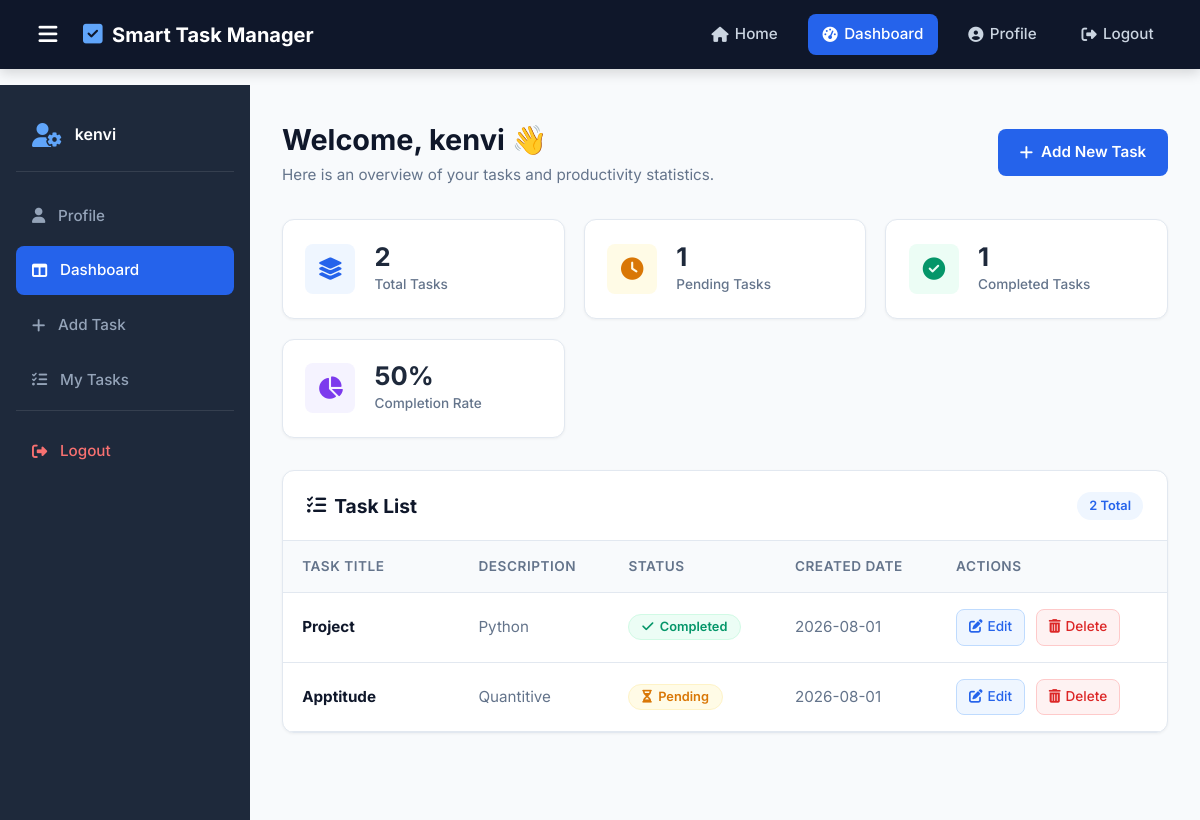
The app's page /dashboard (signed in) with its own data.
### models/user.py (models this page shows)
class User(db.Model):
    id = db.Column(db.Integer, primary_key=True)
    name = db.Column(db.String(100), nullable=False)
    email = db.Column(db.String(100), unique=True, nullable=False)
    password = db.Column(db.String(255), nullable=False)

### models/task.py (models this page shows)
class Task(db.Model):
    id = db.Column(db.Integer, primary_key=True)
    title = db.Column(db.String(200), nullable=False)
    description = db.Column(db.Text)
    status = db.Column(db.String(20), default="Pending")
    created_at = db.Column(db.DateTime, default=datetime.utcnow)
    user_id = db.Column(
        db.Integer,
        db.ForeignKey("user.id"),
        nullable=False
    )

### app.py (the view)
@app.route("/dashboard")
def dashboard():
    user_id = session.get("user_id")
    if not user_id:
        flash("Please login first!", "error")
        return redirect(url_for("login"))
    user = User.query.get(user_id)
    tasks = Task.query.filter_by(user_id=user_id).all()
    return render_template(
        "dashboard.html",
        user=user,
        tasks=tasks
    )

### templates/dashboard.html (shortened to what this page needs)
{% extends "base.html" %}
{% block content %}
<div class="dashboard-layout">
    <aside class="sidebar" id="sidebar">
        <div class="sidebar-header">
            <i class="fa-solid fa-user-gear sidebar-icon"></i>
            <span class="sidebar-user-name">{{ user.name }}</span>
        </div>
        <ul class="sidebar-menu">
            <li class="sidebar-item">
                <a href="/profile" class="sidebar-link {% if request.path == '/profile' %}active{% endif %}">
                    <i class="fa-solid fa-user"></i>
                    <span>Profile</span>
                </a>
            </li>
            <li class="sidebar-item">
                <a href="/dashboard" class="sidebar-link {% if request.path == '/dashboard' %}active{% endif %}">
                    <i class="fa-solid fa-table-columns"></i>
                    <span>Dashboard</span>
                </a>
            </li>
            <li class="sidebar-item">
                <a href="/add_task" class="sidebar-link">
                    <i class="fa-solid fa-plus"></i>
                    <span>Add Task</span>
                </a>
            </li>
            <li class="sidebar-item">
                <a href="#tasks" class="sidebar-link">
                    <i class="fa-solid fa-list-check"></i>
                    <span>My Tasks</span>
                </a>
            </li>
            <li class="sidebar-item sidebar-logout">
                <a href="/logout" class="sidebar-link text-danger">
                    <i class="fa-solid fa-right-from-bracket"></i>
                    <span>Logout</span>
                </a>
            </li>
        </ul>
    </aside>
    <main class="dashboard-main">
        <div class="dashboard-header">
            <div>
                <h1 class="welcome-title">Welcome, {{ user.name }} 👋</h1>
                <p class="welcome-subtitle">Here is an overview of your tasks and productivity statistics.</p>
            </div>
            <a href="/add_task" class="btn btn-primary">
                <i class="fa-solid fa-plus"></i> Add New Task
            </a>
        </div>
        <div class="dashboard-cards">
            <div class="stat-card card-total">
                <div class="stat-icon">
                    <i class="fa-solid fa-layer-group"></i>
                </div>
                <div class="stat-info">
                    <h3>{{ tasks | length }}</h3>
                    <p>Total Tasks</p>
                </div>
            </div>
            <div class="stat-card card-pending">
                <div class="stat-icon">
                    <i class="fa-solid fa-clock"></i>
                </div>
                <div class="stat-info">
                    <h3>{{ tasks | selectattr('status', 'equalto', 'Pending') | list | length }}</h3>
                    <p>Pending Tasks</p>
                </div>
            </div>
            <div class="stat-card card-completed">
                <div class="stat-icon">
                    <i class="fa-solid fa-circle-check"></i>
                </div>
                <div class="stat-info">
                    <h3>{{ tasks | selectattr('status', 'equalto', 'Completed') | list | length }}</h3>
                    <p>Completed Tasks</p>
                </div>
            </div>
            <div class="stat-card card-recent">
                <div class="stat-icon">
                    <i class="fa-solid fa-chart-pie"></i>
                </div>
                <div class="stat-info">
                    {% set total = tasks | length %}
                    {% set completed = tasks | selectattr('status', 'equalto', 'Completed') | list | length %}
                    {% if total > 0 %}
                        <h3>{{ ((completed / total) * 100) | round | int }}%</h3>
                    {% else %}
                        <h3>0%</h3>
                    {% endif %}
                    <p>Completion Rate</p>
                </div>
            </div>
        </div>
        <div class="table-card" id="tasks">
            <div class="table-card-header">
                <h2><i class="fa-solid fa-list-check"></i> Task List</h2>
                <span class="task-count-badge">{{ tasks | length }} Total</span>
            </div>
            <div class="table-responsive">
                <table class="task-table">
                    <thead>
                        <tr>
                            <th>Task Title</th>
                            <th>Description</th>
                            <th>Status</th>
                            <th>Created Date</th>
                            <th>Actions</th>
                        </tr>
                    </thead>
                    <tbody>
                        {% for task in tasks %}
                            <tr>
                                <td class="task-title-cell">
                                    <strong>{{ task.title }}</strong>
                                </td>
                                <td class="task-desc-cell">
                                    {{ task.description if task.description else "No description provided." }}
                                </td>
                                <td>
                                    {% if task.status == "Completed" %}
                                        <span class="badge badge-completed">
                                            <i class="fa-solid fa-check"></i> Completed
                                        </span>
                                    {% else %}
                                        <span class="badge badge-pending">
                                            <i class="fa-solid fa-hourglass-half"></i> Pending
                                        </span>
                                    {% endif %}
                                </td>
                                <td class="task-date-cell">
                                    {% if task.created_at %}
                                        {{ task.created_at.strftime('%Y-%m-%d') }}
                                    {% else %}
                                        N/A
                                    {% endif %}
                                </td>
                                <td class="actions-cell">
                                    <a href="/edit_task/{{ task.id }}" class="btn-action btn-edit" title="Edit Task">
                                        <i class="fa-solid fa-pen-to-square"></i> Edit
                                    </a>
                                    <a href="/delete_task/{{ task.id }}"
                                       class="btn-action btn-delete"
                                       title="Delete Task"
                                       onclick="return confirm('Are you sure you want to delete this task?');">
                                        <i class="fa-solid fa-trash-can"></i> Delete
                                    </a>
                                </td>
                            </tr>
                        {% endfor %}
                    </tbody>
                </table>
            </div>
        </div>
    </main>
</div>
{% endblock %}

### records on screen
User: name "kenvi"
Task: title "Project", description "Python", status "Completed" (drawn), created_at "2026-08-01"
Task: title "Apptitude", description "Quantitive", status "Pending" (drawn), created_at "2026-08-01"

### other values on screen
{{ tasks | length }} "2"
{{ tasks | selectattr('status', 'equalto', 'Pending') | list | length }} "1"
{{ tasks | selectattr('status', 'equalto', 'Completed') | list | length }} "1"
{{ ((completed / total) * 100) | round | int }} "50"
